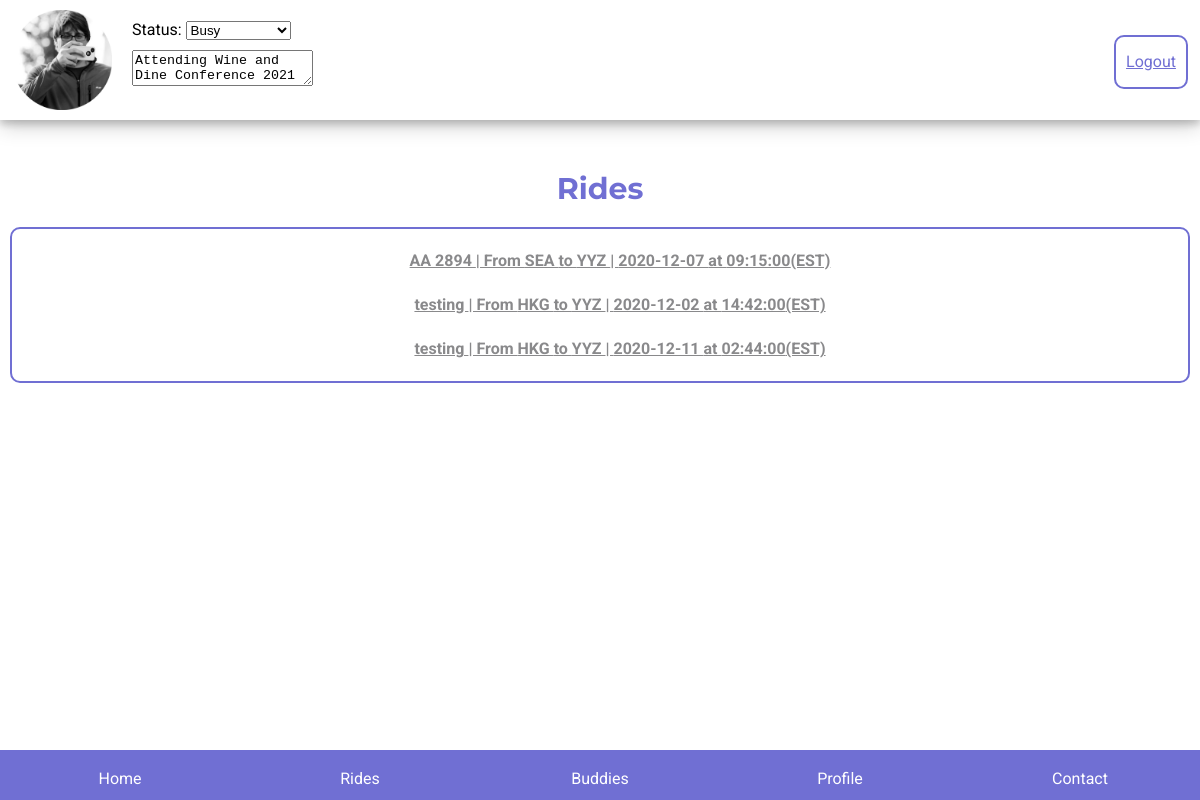
Screenshot of /rides/rides.php (signed in) with the database file from the repository.
### tables this page shows
CREATE TABLE `person` (
  `personId` int(11) NOT NULL,
  `profileId` int(11) NOT NULL,
  `profilePicFile` text NOT NULL,
  `fName` varchar(30) NOT NULL,
  `lName` varchar(30) NOT NULL,
  `email` varchar(30) NOT NULL,
  `showEm` tinyint(1) NOT NULL,
  `password` varchar(30) NOT NULL,
  `countryId` int(11) NOT NULL,
  `DOB` date NOT NULL,
  `showDOB` tinyint(1) NOT NULL,
  `showYOB` tinyint(1) NOT NULL,
  `genderId` int(11) NOT NULL,
  `genderNote` text NOT NULL,
  `showGen` tinyint(1) NOT NULL,
  `relationshipId` int(11) NOT NULL,
  `relationshipNote` text NOT NULL,
  `showRe` tinyint(1) NOT NULL,
  `eduId` int(11) NOT NULL,
  `eduNote` text NOT NULL,
  `showEd` tinyint(1) NOT NULL,
  `job` varchar(30) NOT NULL,
  `jobNote` text NOT NULL,
  `showJob` tinyint(1) NOT NULL,
  `regTime` timestamp NOT NULL DEFAULT current_timestamp(),
  `userId` int(11) NOT NULL,
  `statusId` int(11) NOT NULL,
  `statusNote` varchar(140) NOT NULL
);

CREATE TABLE `flight` (
  `flightId` int(11) NOT NULL,
  `flightNum` varchar(10) NOT NULL,
  `airline` varchar(45) NOT NULL,
  `departDate` date NOT NULL,
  `departTime` time NOT NULL,
  `origin` varchar(30) NOT NULL,
  `destination` varchar(30) NOT NULL
);

### rides/rides.php (the view, shortened to what this page needs)
<!DOCTYPE html>
<html>
<head>
    <link rel="stylesheet" href="../css/rides.css" />
</head>
<body>
<div id="body-content-wrapper" class="offline">
    <?php include("../includes/2ndlevelheader1.php"); ?>
    <main>
    <h1>Rides</h1>
        <section>
            <ul>
            <?php
            include('../includes/db-config.php');
            $stmt = $pdo->prepare("SELECT *
            FROM ((`flight-person`
            INNER JOIN `flight` ON `flight-person`.`flightId` = `flight`.`flightId`)
            INNER JOIN `person` ON `flight-person`.`personId` = `person`.`personId`) WHERE `flight-person`.`personId`='$personId'");
            $stmt->execute();
            while($row = $stmt->fetch(PDO::FETCH_ASSOC)) { ?>
                <ol>
                    <h3><a href="flight.php?flightId=<?php echo($row["flightId"]);?>"><?php echo($row["flightNum"]." | From ".$row["origin"]." to ".$row["destination"]." | ".$row["departDate"]." at ".$row["departTime"]. "(EST)"); ?></a></h3>
                </ol>
                <?php } ?>
        </ul>
            </section>
    </main>
    <?php include("../includes/2ndlevelfooter.php"); ?>
    </div>
</body>
</html>

### includes/2ndlevelheader1.php (shortened to what this page needs)
<header>
  <div class="header1">
  <nav>
                        <?php if(isset($_SESSION["personId"])){
                          $personId=$_SESSION["personId"];
                          include('../includes/db-config.php');
                          $stmt = $pdo->prepare("SELECT *
                          FROM (`person`
                          INNER JOIN `status` ON `person`.`statusId` = `status`.`statusId`)
                          WHERE `personId`= $personId;");
                          $stmt->execute();
                          $row = $stmt->fetch(PDO::FETCH_ASSOC);
                          $statusId=$row["statusId"];
                          ?>
                          <a href="../logout.php">Logout</a></li>
                          <?php
                          }else{
                          ?>
                          <li id="link"><a href="../register.php">Register</a></li>
                          <li id="link"><a href="../login.php">Login</a>
                          <?php
                          }
                          ?>
                          <img class="img" src="../profiles/img/<?php echo($row["profilePicFile"]); ?>" width=100px />
                      <span class="status">
          <label>Status:</label>
                      <select name="statusId" id="statusId" class="drop">
                              <?php
                              $stmt = $pdo->prepare("SELECT * FROM `status`");
                              $stmt->execute();
                              while($row = $stmt->fetch(PDO::FETCH_ASSOC)) {
                              if ($statusId==$row["statusId"]) {
                                  ?>
                                  <option value="<?php echo($row["statusId"]) ?>" selected><?php echo($row["statusName"]) ?></option>
                                  <?php } else { ?>
                                  <option value="<?php echo($row["statusId"]) ?>"><?php echo($row["statusName"]) ?></option>
                                  <?php } ?>
                                  <?php } ?>
                      </select>
                            <?php $stmt = $pdo->prepare("SELECT * FROM `person` WHERE `personId`= $personId;");
                            $stmt->execute();
                            $row = $stmt->fetch(PDO::FETCH_ASSOC); ?>
                     <div class="note">
                      <textarea name="statusNote" id="statusNote"><?php echo($row["statusNote"]) ?></textarea>
                                  </div>
                                  </span>
  </nav>
</header>

### includes/2ndlevelfooter.php (shortened to what this page needs)
<footer>
  <div class="botnav">
  <nav>
    <?php if(isset($_SESSION["personId"])){ ?>
      <a href="../welcome.php">Home</a>
      <a href="../rides/rides.php?personId=<?php echo($_SESSION["personId"]); ?>">Rides</a>
      <a href="../rides/buddies.php?personId=<?php echo($_SESSION["personId"]); ?>">Buddies</a>
      <a href="../profiles/profile.php?profileId=<?php echo($_SESSION["personId"]); ?>">Profile</a>
      <a href="../contact.php">Contact</a>
      <?php }?>
</nav>
</div>
</footer>

### css/rides.css (style rules this page uses)
header { position: fixed; padding: 0; left:0; width:100%; margin:0; top:0; left:0; font-family: 'Roboto'; font-weight: 400; font-size: 16px; background-color: white; }
.header1 { position: inline-block; text-decoration: none; padding: 10px 12px; height: 100px; margin: auto; box-shadow: 0 4px 8px 0 rgba(0, 0, 0, 0.2), 0 6px 20px 0 rgba(0, 0, 0, 0.19); }
.img { margin: 0; }
.status { position: absolute; margin-top: 10px; margin-left: 20px; }
.note { position: absolute; margin-top: 10px; float: right; }
.header1 a { float: right; display: inline-block; border: 2px solid #706FD3; padding-top: 12px; padding-bottom: 12px; color: #706FD3; margin-top: 25px; border-radius: 10px; font-size: 16px; width: 70px; text-align: center; }
body { font-family: 'Roboto'; font-weight: 400; font-size: 16px; margin:0; padding:0; }
main { margin: 10px; margin-top: 140px; margin-bottom: 50px; }
ul { margin: 0; padding:0; }
section { border: 2px solid #706FD3; border-radius: 10px; text-align:center; padding:0; }
h1 { font-family: 'Montserrat'; font-size: 30px; padding-top: 30px; color: #706FD3; text-align: center;s }
a { font-size: 16px; line-height: 1.6; color: #89898B; font-family: 'Roboto'; }
footer { position: fixed; left:0; bottom:0; width: 100%; }
.botnav { width: 100%; background-color: #706FD3; overflow: auto; height: 50px; }
.botnav a { float: left; display: inline; padding-top: 16px; padding-bottom: 12px; color: white; text-decoration: none; font-size: 16px; width: 20%; text-align: center; }

### rows the page displays
person: profilePicFile (picture), statusNote "Attending Wine and Dine Conference 2021"
flight-person: flightId.flightNum "AA 2894", flightId.origin "SEA", flightId.destination "YYZ", flightId.departDate "2020-12-07", flightId.departTime "09:15:00"
flight-person: flightId.flightNum "testing", flightId.origin "HKG", flightId.destination "YYZ", flightId.departDate "2020-12-02", flightId.departTime "14:42:00"
flight-person: flightId.flightNum "testing", flightId.origin "HKG", flightId.destination "YYZ", flightId.departDate "2020-12-11", flightId.departTime "02:44:00"

### other values shown
form field statusId "Busy"
